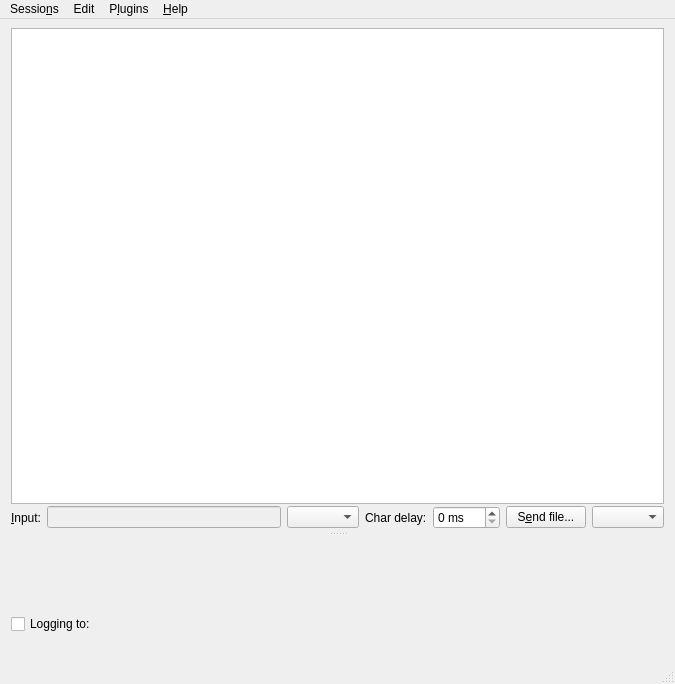
<?xml version="1.0" encoding="UTF-8"?>
<ui version="4.0">
 <class>MainWindow</class>
 <widget class="QMainWindow" name="MainWindow">
  <property name="geometry">
   <rect>
    <x>0</x>
    <y>0</y>
    <width>675</width>
    <height>684</height>
   </rect>
  </property>
  <property name="windowTitle">
   <string>CuteCom</string>
  </property>
  <widget class="QWidget" name="centralLayout">
   <layout class="QVBoxLayout" name="m_verticalLayout">
    <property name="spacing">
     <number>0</number>
    </property>
    <property name="sizeConstraint">
     <enum>QLayout::SetDefaultConstraint</enum>
    </property>
    <property name="topMargin">
     <number>9</number>
    </property>
    <item>
     <widget class="QSplitter" name="m_mainSplitter">
      <property name="orientation">
       <enum>Qt::Vertical</enum>
      </property>
      <widget class="QFrame" name="frame_input">
       <property name="sizePolicy">
        <sizepolicy hsizetype="Preferred" vsizetype="Preferred">
         <horstretch>0</horstretch>
         <verstretch>1</verstretch>
        </sizepolicy>
       </property>
       <property name="frameShape">
        <enum>QFrame::NoFrame</enum>
       </property>
       <property name="frameShadow">
        <enum>QFrame::Plain</enum>
       </property>
       <layout class="QVBoxLayout" name="m_input_layout_v">
        <property name="spacing">
         <number>0</number>
        </property>
        <property name="leftMargin">
         <number>0</number>
        </property>
        <property name="topMargin">
         <number>0</number>
        </property>
        <property name="rightMargin">
         <number>0</number>
        </property>
        <property name="bottomMargin">
         <number>3</number>
        </property>
        <item>
         <widget class="QListWidget" name="m_command_history">
          <property name="alternatingRowColors">
           <bool>true</bool>
          </property>
         </widget>
        </item>
        <item>
         <layout class="QHBoxLayout" name="m_input_layout_h">
          <property name="topMargin">
           <number>2</number>
          </property>
          <property name="bottomMargin">
           <number>0</number>
          </property>
          <item>
           <widget class="QLabel" name="label_input">
            <property name="text">
             <string>&amp;Input:</string>
            </property>
            <property name="buddy">
             <cstring>m_input_edit</cstring>
            </property>
           </widget>
          </item>
          <item>
           <widget class="QLineEdit" name="m_input_edit">
            <property name="enabled">
             <bool>false</bool>
            </property>
           </widget>
          </item>
          <item>
           <widget class="QComboBox" name="m_combo_lineterm">
            <property name="toolTip">
             <string>Select the line end termination</string>
            </property>
           </widget>
          </item>
          <item>
           <widget class="QLabel" name="m_lb_chardelay">
            <property name="toolTip">
             <string>Delay between single characters</string>
            </property>
            <property name="text">
             <string>Char delay:</string>
            </property>
            <property name="wordWrap">
             <bool>false</bool>
            </property>
           </widget>
          </item>
          <item>
           <widget class="QSpinBox" name="m_spinner_chardelay">
            <property name="focusPolicy">
             <enum>Qt::ClickFocus</enum>
            </property>
            <property name="toolTip">
             <string>Delay between single characters</string>
            </property>
            <property name="suffix">
             <string> ms</string>
            </property>
            <property name="maximum">
             <number>250</number>
            </property>
            <property name="value">
             <number>0</number>
            </property>
           </widget>
          </item>
          <item>
           <widget class="QPushButton" name="m_bt_sendfile">
            <property name="cursor">
             <cursorShape>ArrowCursor</cursorShape>
            </property>
            <property name="toolTip">
             <string>Select a file to be sent using the specified protocol</string>
            </property>
            <property name="text">
             <string>S&amp;end file...</string>
            </property>
            <property name="autoDefault">
             <bool>false</bool>
            </property>
           </widget>
          </item>
          <item>
           <widget class="QComboBox" name="m_combo_protocol">
            <property name="focusPolicy">
             <enum>Qt::NoFocus</enum>
            </property>
            <property name="toolTip">
             <string>Select the transfer protocol</string>
            </property>
           </widget>
          </item>
         </layout>
        </item>
       </layout>
      </widget>
      <widget class="QFrame" name="frame_output">
       <property name="sizePolicy">
        <sizepolicy hsizetype="Preferred" vsizetype="Preferred">
         <horstretch>0</horstretch>
         <verstretch>2</verstretch>
        </sizepolicy>
       </property>
       <property name="frameShape">
        <enum>QFrame::NoFrame</enum>
       </property>
       <property name="frameShadow">
        <enum>QFrame::Plain</enum>
       </property>
       <layout class="QVBoxLayout" name="m_output_layout_v">
        <property name="spacing">
         <number>0</number>
        </property>
        <property name="leftMargin">
         <number>0</number>
        </property>
        <property name="topMargin">
         <number>3</number>
        </property>
        <property name="rightMargin">
         <number>0</number>
        </property>
        <property name="bottomMargin">
         <number>0</number>
        </property>
        <item>
         <widget class="DataDisplayWidget" name="m_data_display" native="true">
         </widget>
        </item>
        <item>
         <layout class="QVBoxLayout" name="m_pluginsLayout"/>
        </item>
        <item>
         <layout class="QHBoxLayout" name="m_output_layout_h">
          <property name="topMargin">
           <number>2</number>
          </property>
          <item>
           <widget class="QCheckBox" name="m_check_logging">
            <property name="toolTip">
             <string>Enable logging the data to a file.</string>
            </property>
            <property name="text">
             <string>Logging to:</string>
            </property>
           </widget>
          </item>
          <item>
           <widget class="QLabel" name="m_lb_logfile">
            <property name="sizePolicy">
             <sizepolicy hsizetype="Expanding" vsizetype="Preferred">
              <horstretch>100</horstretch>
              <verstretch>0</verstretch>
             </sizepolicy>
            </property>
            <property name="cursor">
             <cursorShape>PointingHandCursor</cursorShape>
            </property>
            <property name="text">
             <string/>
            </property>
           </widget>
          </item>
          <item>
           <spacer name="hSpacer_input">
            <property name="orientation">
             <enum>Qt::Horizontal</enum>
            </property>
            <property name="sizeHint" stdset="0">
             <size>
              <width>140</width>
              <height>20</height>
             </size>
            </property>
           </spacer>
          </item>
         </layout>
        </item>
       </layout>
      </widget>
     </widget>
    </item>
   </layout>
  </widget>
  <widget class="QMenuBar" name="menuBar">
   <property name="geometry">
    <rect>
     <x>0</x>
     <y>0</y>
     <width>675</width>
     <height>30</height>
    </rect>
   </property>
   <widget class="QMenu" name="menuSessions">
    <property name="title">
     <string>Sessio&amp;ns</string>
    </property>
    <addaction name="actionOpen"/>
    <addaction name="actionManager"/>
   </widget>
   <widget class="QMenu" name="menu_Help">
    <property name="title">
     <string>&amp;Help</string>
    </property>
    <addaction name="actionAbout_CuteCom"/>
    <addaction name="actionAbout_Qt"/>
   </widget>
   <widget class="QMenu" name="menuEdit">
    <property name="title">
     <string>Edit</string>
    </property>
    <addaction name="actionFind"/>
   </widget>
   <widget class="QMenu" name="menuPlugins">
    <property name="title">
     <string>P&amp;lugins</string>
    </property>
    <addaction name="m_actionAddPluginMacros"/>
    <addaction name="m_actionAddPluginIpProxy"/>
    <addaction name="m_actionAddPluginByteCounter"/>
   </widget>
   <addaction name="menuSessions"/>
   <addaction name="menuEdit"/>
   <addaction name="menuPlugins"/>
   <addaction name="menu_Help"/>
  </widget>
  <widget class="QStatusBar" name="m_statusBar"/>
  <action name="actionOpen">
   <property name="enabled">
    <bool>false</bool>
   </property>
   <property name="text">
    <string>&amp;Open</string>
   </property>
  </action>
  <action name="actionSave">
   <property name="text">
    <string>Save</string>
   </property>
  </action>
  <action name="actionManager">
   <property name="text">
    <string>Session &amp;Manager ...</string>
   </property>
   <property name="toolTip">
    <string>Open Session Manager</string>
   </property>
  </action>
  <action name="actionAbout_CuteCom">
   <property name="icon">
    <iconset resource="resources.qrc">
     <normaloff>:/images/info.svg</normaloff>:/images/info.svg</iconset>
   </property>
   <property name="text">
    <string>&amp;About CuteCom</string>
   </property>
  </action>
  <action name="actionAbout_Qt">
   <property name="text">
    <string>About &amp;Qt</string>
   </property>
  </action>
  <action name="actionFind">
   <property name="text">
    <string>&amp;Find</string>
   </property>
  </action>
  <action name="m_actionPluginMacros">
   <property name="checkable">
    <bool>false</bool>
   </property>
   <property name="text">
    <string>Add macros</string>
   </property>
  </action>
  <action name="m_actionAddPluginMacros">
   <property name="checkable">
    <bool>false</bool>
   </property>
   <property name="text">
    <string>&amp;New macros</string>
   </property>
  </action>
  <action name="m_actionAddPluginIpProxy">
   <property name="text">
    <string>New &amp;IP Proxy</string>
   </property>
  </action>
  <action name="m_actionAddPluginByteCounter">
   <property name="text">
    <string>New &amp;byte counter</string>
   </property>
  </action>
 </widget>
 <layoutdefault spacing="6" margin="11"/>
 <customwidgets>
  <customwidget>
   <class>DataDisplayWidget</class>
   <extends>QWidget</extends>
   <header>datadisplaywidget.h</header>
  </customwidget>
 </customwidgets>
 <resources>
  <include location="resources.qrc"/>
 </resources>
 <connections/>
</ui>
